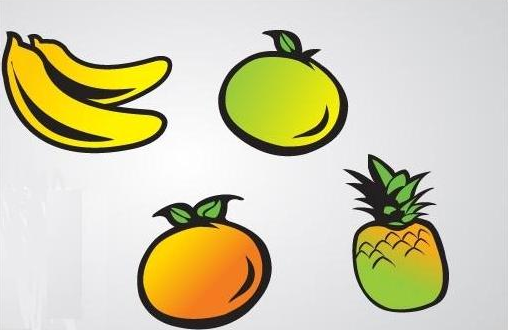
#> input picture DIP-Labs/Lab04_Connected_Component_Labelling/Lab4-image.png, 508 x 331 px
$ python Task_1.py
#> lines starting #> are read from the running program, lines starting #| are printed output that depends on the picture; after the words box and inside, x2 and y2 are one past the last pixel; in counts of white or black regions, pixels touching at a corner belong together
import numpy as np
import matplotlib.pyplot as plt
import cv2
from itertools import product


def threshold_binarization(img, threshold=150):
	height, width = img.shape
	for i,j in product(range(height), range(width)):
		if img[i][j] > threshold:
			img[i][j] = 0
		else:
			img[i][j] = 1
	return img

def connected_component_labelling(img):
	height, width = img.shape
	blackScore = 1
	img = np.array(img); mask = np.array(img)
	min_values = []; max_values = []
	v_set = 0
	background = 0
	for i, j in product(range(height), range(width)):
	        if img[i][j] > background:
	            x_updated = mask[i][j-1]
	            y_updated = mask[i-1][j]
	            if x_updated > background and y_updated > background:
	                    if x_updated != y_updated:
	                        mask[i][j] = min(x_updated, y_updated)
	                        if max(x_updated, y_updated) not in min_values:
	                            min_values.append(max(x_updated, y_updated))
	                            max_values.append(min(x_updated, y_updated))
	                        else:
	                            index_ = min_values.index(max(x_updated, y_updated))
	                            if max_values[index_] > min(x_updated, y_updated):
	                                intensity_ = max_values[index_]
	                                max_values[index_] = min(x_updated, y_updated)
	                                while intensity_ in min_values and v_set < 100:
	                                    v_set += 1
	                                    index_ = min_values.index(intensity_)
	                                    intensity_ = max_values[index_]
	                                    max_values[index_] = min(x_updated, y_updated)
	                                min_values.append(intensity_)
	                                max_values.append(min(x_updated, y_updated))
	                    else:
	                        mask[i][j] = max(x_updated, y_updated)
	            elif x_updated > background and y_updated < background:
	                mask[i][j] = x_updated
	            elif x_updated < background and y_updated > background:
	                mask[i][j] = y_updated
	            else:
	                mask[i][j] = blackScore
	                blackScore += 1
	v_set = 1
	for idx, val in enumerate(min_values):
	    if max_values[idx] in min_values and v_set < 100:
	        v_set += 1
	        index_ = min_values.index(max_values[idx])
	        max_values[idx] = max_values[index_]

	for i,j in product(range(1, len(mask)), range(1, len(mask[0]))):
	        if mask[i][j] in min_values:
	            index_ = min_values.index(mask[i][j])
	            mask[i][j] = max_values[index_]
	return mask

def run():
	img = cv2.imread("Lab4-image.png", 0)
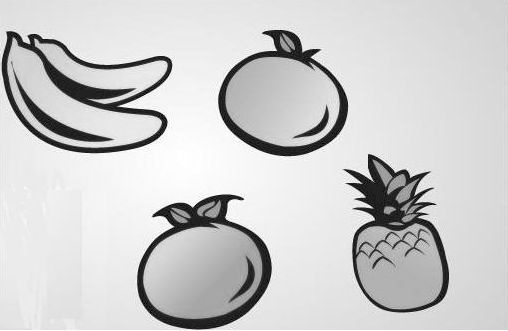
#> img: shape (331, 508); min 0, max 255, mean 204.5
	img = threshold_binarization(img)
#> after the loop in threshold_binarization, `for i,j in product(range(height), range(width)):`:
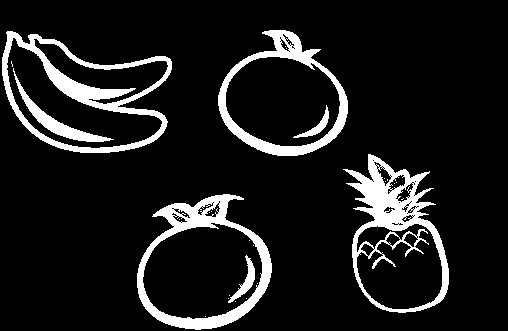
#> img: shape (331, 508); values 0 (black) and 1 (white), 11% white; 27 white regions (20 under 20 px), largest, box (x1, y1, x2, y2) and area: (343, 154, 449, 313) 4855, (2, 31, 172, 153) 4526, (137, 194, 272, 330) 4181
	img = connected_component_labelling(img)
#> after the loop in connected_component_labelling, `for i, j in product(range(height), range(width)):`:
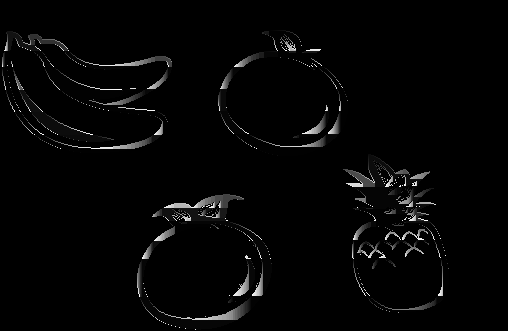
#> mask: shape (331, 508); 8.51% of pixels changed, all inside (x1, y1, x2, y2) = (2, 30, 449, 330)
#> after the loop in connected_component_labelling, `for i, j in product(range(height), range(width)):`: blackScore = 3309; max_values = 592 values, max 213 at index 331, min 1 at index 0, mean 3.93; min_values = 592 values, max 255 at index 223, min 1 at index 221, mean 77.03; v_set = 100
#> the loop in connected_component_labelling, `for idx, val in enumerate(min_values):` made 592 passes
#> val on passes 1 to 12: 28, 2, 3, 4, 5, 6, 7, 8, 9, 10, 11, 12
#> after the loop in connected_component_labelling, `for idx, val in enumerate(min_values):`: max_values = 592 values, max 213 at index 331, min 1 at index 99, mean 4.44; v_set = 100
#> after the loop in connected_component_labelling, `for i,j in product(range(1, len(mask)), range(1, len(mask[0]))):`:
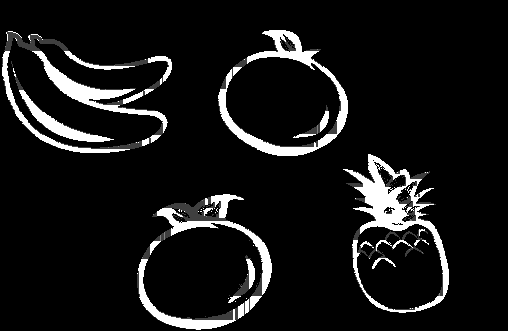
#> mask: shape (331, 508); 10.85% of pixels changed, all inside (x1, y1, x2, y2) = (2, 30, 449, 330); drawn with min black and max white
	plt.imshow(img, cmap='gray')
	plt.savefig("result.png")
	plt.title('Connected Component Labelling Result')
	plt.show()

if __name__ == '__main__':
	run()
